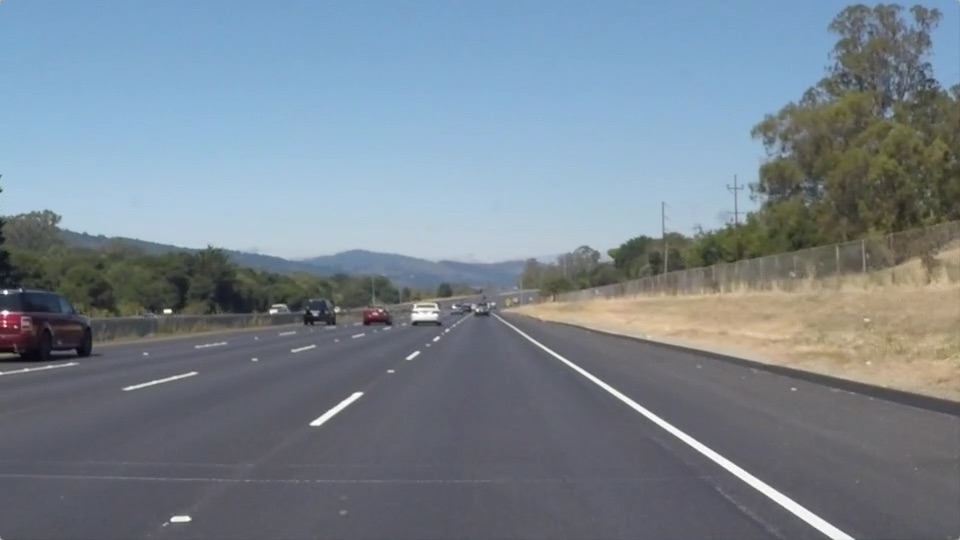
#> input picture 1. Line Lane Detection/test_images/solidWhiteRight.jpg, 960 x 540 px, given in place of solidWhiteRight.png, which was not available
$ jupyter execute --allow-errors '1 - Line Lane Detection.ipynb'   (shell and % lines are left out)   (text cells are left out)
#> lines starting #> are read from the running program, lines starting #| are printed output that depends on the picture; after the words box and inside, x2 and y2 are one past the last pixel; in counts of white or black regions, pixels touching at a corner belong together; pictures that were not available may be replaced by others from this repository, and a replacement may not be noted
[cell 1]
#!pip install PyGitHub

[cell 2]
# @hidden_cell
from github import Github
# First create a Github instance:
#> (the rest of this cell did not finish here and is left out)

#> (a cell that did not finish here is left out)

#> (a cell that did not finish here is left out)

#> (a cell that did not finish here is left out)

[cell 6]
#importing some useful packages
import matplotlib.pyplot as plt
import matplotlib.image as mpimg
import numpy as np
import cv2

[cell 7]
#reading in an image
image = (mpimg.imread('https://github.com/aruizga7/SelfDrivingCar/raw/master/Project%201/test_images/solidWhiteRight.png')*255).astype('uint8')
#printing out some stats and plotting
print('This image is:', type(image), 'with dimesions:', image.shape)
#| This image is: <class 'numpy.ndarray'> with dimesions: (540, 960, 3)
plt.imshow(image)  #call as plt.imshow(gray, cmap='gray') to show a grayscaled image

[cell 8]
import math

def grayscale(img):
    """Applies the Grayscale transform
    This will return an image with only one color channel
    but NOTE: to see the returned image as grayscale
    you should call plt.imshow(gray, cmap='gray')"""
    return cv2.cvtColor(img, cv2.COLOR_RGB2GRAY)

def canny(img, low_threshold, high_threshold):
    """Applies the Canny transform
    Canny recommends a upper:lower ratio between 2:1 and 3:1"""
    return cv2.Canny(img, low_threshold, high_threshold)

def gaussian_blur(img, kernel_size):
    """Applies a Gaussian Noise kernel"""
    return cv2.GaussianBlur(img,(kernel_size, kernel_size), 0)

def region_of_interest(img, vertices):
    """
    Applies an image mask.

    Only keeps the region of the image defined by the polygon
    formed from `vertices`. The rest of the image is set to black.
    """
    #defining a blank mask to to start with
    mask = np.zeros_like(img)

    #defining a 3 channel or 1 channle color to fill the mask with depending on the input image
    if len(img.shape) > 2:
        channel_count = img.shape[2]  # i.e. 3 or 4 depending on your image
        ignore_mask_color = (255,) * channel_count
    else:
        ignore_mask_color = 255

    #filling pixels inside the polygon defined by "vertices" with the fill color
    cv2.fillPoly(mask, vertices, ignore_mask_color)

    #returning the image only where mask pixels are nonzero
    masked_image = cv2.bitwise_and(img, mask)
    return masked_image

def draw_lines(img, lines, color=[255, 0, 0], thickness=2):
    """
    NOTE: this is the function you might want to use as a starting point once you want to
    average/extrapolate the line segments you detect to map out the full
    extent of the lane (going from the result shown in raw-lines-example.mp4
    to that shown in P1_example.mp4).

    Think about things like separating line segments by their
    slope ((y2-y1)/(x2-x1)) to decide which segments are part of the left
    line vs. the right line.  Then, you can average the position of each of
    the lines and extrapolate to the top and bottom of the lane.

    This function draws `lines` with `color` and `thickness`.
    Lines are drawn on the image inplace (mutates the image).
    If you want to make the lines semi-transparent, think about combining
    this function with the weighted_img() function below
    """
    #collect y-min and y-max using for left and right lines
    #look for (-) slope for left lines and (+) slope for right lines
    ymin_left, ymin_right = [], []
    ymax_left, ymax_right = [], []

    xmin_left, xmin_right = 0, int(img.shape[1]/2)+20
    xmax_left, xmax_right = int(img.shape[1]/2)-20, img.shape[1]

    for line in lines:
        for x1,y1,x2,y2 in line:
            slope = ((y2-y1)/(x2-x1))
            intercept = y1 - slope * x1
            if slope < 0:   # negative slope: line coordinates belongs to left line
                ymin_left += [intercept]
                ymax_left += [slope * xmax_left + (intercept)]
            elif slope > 0: # positive slope: line coordinates belongs to right line
                ymin_right += [slope * xmin_right + (intercept)]
                ymax_right += [slope * xmax_right + (intercept)]

    #compute average ymin and ymax for left and right lines
    avg_ymin_left, avg_ymin_right = np.mean(ymin_left), np.mean(ymin_right)
    avg_ymax_left, avg_ymax_right = np.mean(ymax_left), np.mean(ymax_right)

    #draw left and right lines
    if (ymin_left and ymax_left):       #safe gaurds for empty NaN mean
        cv2.line(img, (xmin_left, int(avg_ymin_left)), (xmax_left, int(avg_ymax_left)), color, thickness)
    if (ymin_right and ymax_right):     #safe gaurds for empty NaN mean
        cv2.line(img, (xmin_right, int(avg_ymin_right)), (xmax_right, int(avg_ymax_right)), color, thickness)

def hough_lines(img, rho, theta, threshold, min_line_len, max_line_gap):
    """
    `img` should be the output of a Canny transform.

    Returns an image with hough lines drawn.
    """
    lines = cv2.HoughLinesP(img, rho, theta, threshold, np.array([]), minLineLength=min_line_len, maxLineGap=max_line_gap)
    line_img = np.zeros((*img.shape,3), dtype=np.uint8)
    draw_lines(line_img, lines, thickness=8)
    return line_img

#python 3 has support for cool math symbols

def weighted_img(img, initial_img, α=0.8, β=1., λ=0.):
    """
    `img` is the output of the hough_lines(), An image with lines drawn on it.
    Should be a blank image (all black) with lines drawn on it.

    `initial_img` should be the image before any processing.

    The result image is computed as follows:

    initial_img * α + img * β + λ
    NOTE: initial_img and img must be the same shape!
    """
    return cv2.addWeighted(initial_img, α, img, β, λ)

[cell 9]
# I don't use a file system
#import os
#os.listdir("test_images/")

array_of_images = ['https://github.com/aruizga7/SelfDrivingCar/raw/master/Project%201/test_images/solidWhiteCurve.png',
 'https://github.com/aruizga7/SelfDrivingCar/raw/master/Project%201/test_images/solidYellowCurve.png',
 'https://github.com/aruizga7/SelfDrivingCar/raw/master/Project%201/test_images/solidYellowLeft.png',
 'https://github.com/aruizga7/SelfDrivingCar/raw/master/Project%201/test_images/solidWhiteCurve.png',
 'https://github.com/aruizga7/SelfDrivingCar/raw/master/Project%201/test_images/solidWhiteRight.png',
 'https://github.com/aruizga7/SelfDrivingCar/raw/master/Project%201/test_images/whiteCarLaneSwitch.png']
print(array_of_images)

[cell 10]
def read_image(file_name):
    '''
    Function reads image base on file type
    '''
    image = (mpimg.imread(file_name)*255).astype('uint8')
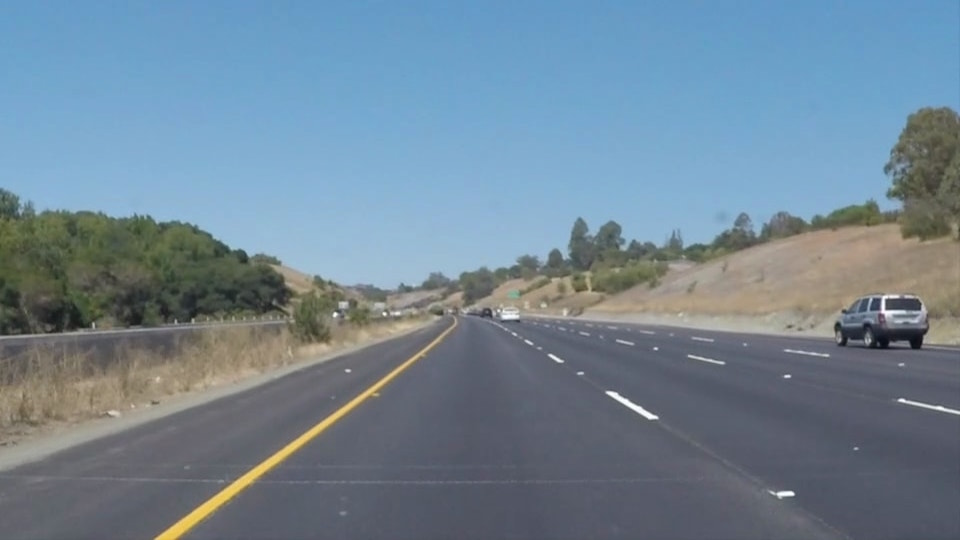
#> input picture 1. Line Lane Detection/test_images/solidYellowCurve.jpg, 960 x 540 px, given in place of solidYellowCurve.png, which was not available
    return image

def lane_finder(image):
    '''
    Function applies Canny Edge Detection and Hough Transform
    to draw lanes on the road in an image.
    '''
    #gray scale image
    gray = grayscale(image)

    #define kernel size apply Gaussian Smoothing
    kernel_size = 5
    blur_gray = gaussian_blur(gray, kernel_size)

    #define parameters for Canny Edge Detection and apply
    low_threshold = 50
    high_threshold = 150
    edges = canny(blur_gray, low_threshold, high_threshold)

    #create a masked edges image to isolate the region of interest
    image_height = image.shape[0]
    image_width = image.shape[1]

    #define vertices of the masking polygon
    v1 = (0, image_height)
    v2 = (int(image_width/2 - image_width*.01), image_height/2 + int(image_height*.08))
    v3 = (int(image_width/2 + image_width*.01), image_height/2 + int(image_height*.08))
    v4 = (image_width, image_height)
    vertices = np.array([[v1, v2, v3, v4]], dtype=np.int32)

    #apply mask
    masked_edges = region_of_interest(edges, vertices)
#> in region_of_interest, `masked_image = cv2.bitwise_and(img, mask)`:
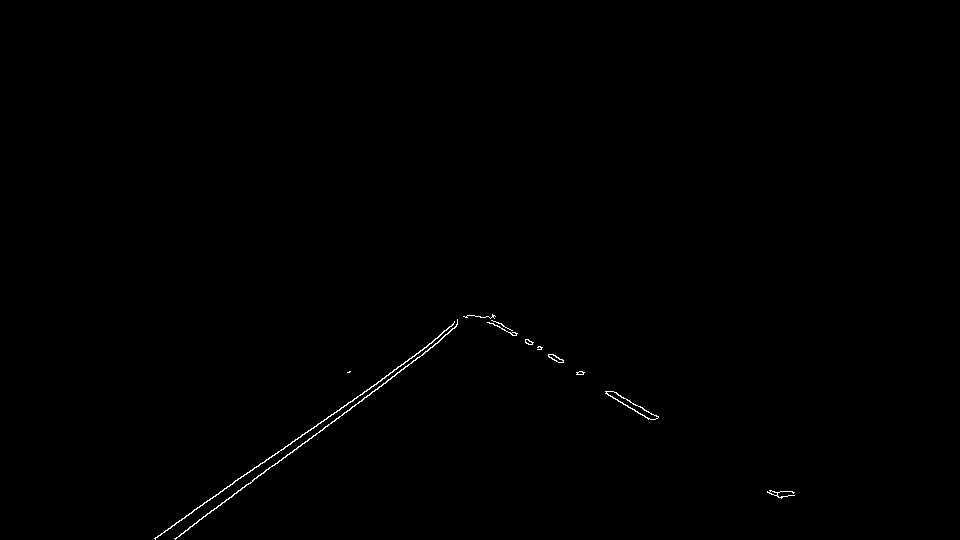
#> masked_image: shape (540, 960); 0.28% white in thin lines or dots, all inside (x1, y1, x2, y2) = (154, 314, 795, 540)

    #define the Hough Transform parameters
    rho = 2
    theta = np.pi/180
    threshold = 15
    min_line_length = 45
    max_line_gap = 15

    #run Hough Transform on the edge detected image to find lines
    lines = hough_lines(masked_edges, rho, theta, threshold, min_line_length, max_line_gap)
#> in hough_lines, `lines = cv2.HoughLinesP(img, rho, theta, threshold, np.array([]), minL..`: lines = [[277, 463, 439, 341], [154, 538, 422, 350], [605, 391, 650, 419], [488, 316, 563, 361], [480, 316, 560, 362], [174, 538, 220, 505], [613, 391, 658, 417], [384, 378, 464, 316], [246, 484, 302, 444], [492, 320, 539, 349], [499, 323, 582, 374]]
#> the loop in draw_lines, `for line in lines:` made 11 passes
#> after the loop in draw_lines, `for line in lines:`: ymax_left = [325.2, 323.3, 332.8, 319.1, 331.1]; ymax_right = [611.9, 599.2, 592, 591.5, 608.8, 606.3]; ymin_left = [671.6, 646, 662.8, 675.6, 659.7]; ymin_right = [325.7, 323.2, 327.5, 325.7, 324.9, 323.6]
#> in draw_lines, `avg_ymin_left, avg_ymin_right = np.mean(ymin_left), np.mean(ymin_right)`: avg_ymin_left = 663.2; avg_ymin_right = 325.1
#> in draw_lines, `avg_ymax_left, avg_ymax_right = np.mean(ymax_left), np.mean(ymax_right)`: avg_ymax_left = 326.3; avg_ymax_right = 601.6

    #draw the lines on the original image
    lane_lines = weighted_img(lines, image)
    return lane_lines

[cell 11]
test_images = array_of_images
image=test_images[1]
plt.imshow(lane_finder(read_image(image)))

[cell 12]
#PATH = "test_images/"

#process all test images
output_images = []
for image in test_images:
    print(image)
    plt.figure()
    plt.figure().text(.35,.1,image)
    plt.axis('off')
    plt.imshow(lane_finder(read_image(image)))
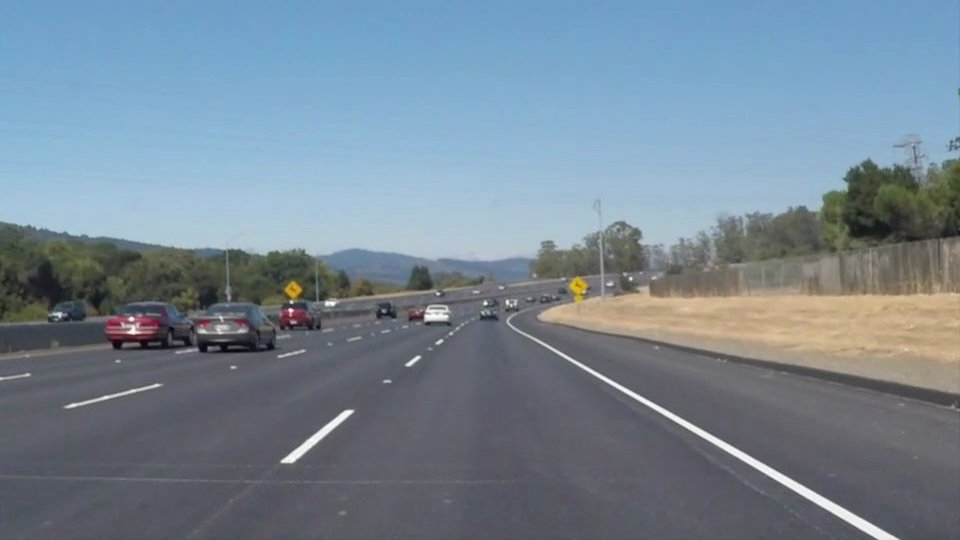
#> input picture 1. Line Lane Detection/test_images/solidWhiteCurve.jpg, 960 x 540 px, given in place of solidWhiteCurve.png, which was not available
#> in read_image (call 2), `image = (mpimg.imread(file_name)*255).astype('uint8')`:
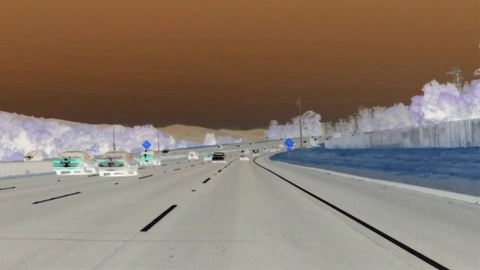
#> image: shape (540, 960, 3) (shown at 1/2 size); mean R, G, B 137.5, 121.5, 107.9
#> in grayscale (call 2), `return cv2.cvtColor(img, cv2.COLOR_RGB2GRAY)`:
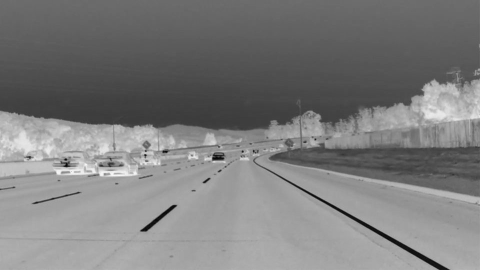
#> returned value: shape (540, 960) (shown at 1/2 size); min 1, max 251, mean 124.8
#> in region_of_interest (call 2), `masked_image = cv2.bitwise_and(img, mask)`:
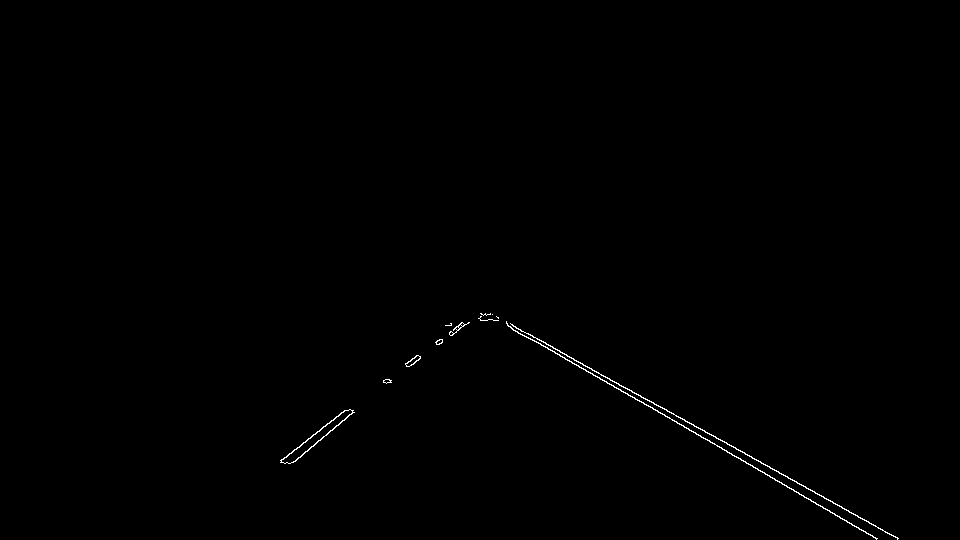
#> masked_image: shape (540, 960); 0.32% white in thin lines or dots, all inside (x1, y1, x2, y2) = (280, 313, 899, 540)
#> call 2 of draw_lines, with lines = array of shape (12, 1, 4), thickness = 8
#> the loop in draw_lines (call 2), `for line in lines:` made 12 passes
#> line on passes 1 to 8: [[490, 313, 897, 538]], [[758, 470, 876, 539]], [[548, 349, 669, 417]], [[294, 449, 349, 409]], [[607, 383, 721, 447]], [[307, 451, 353, 410]], [[651, 401, 897, 537]], [[732, 455, 781, 482]]
#> after the loop in draw_lines (call 2), `for line in lines:`: ymax_left = [328.3, 314.6]; ymax_right = [572.8, 588.1, 580.5, 581.2, 571.8, 580.6, 591, 584.7, 581.8, 581.4]; ymin_left = [662.8, 724.6]; ymin_right = [318.5, 319.1, 322, 322.9, 317.5, 327.2, 321, 324.4, 320.8, 324.4]
#> in draw_lines (call 2), `avg_ymin_left, avg_ymin_right = np.mean(ymin_left), np.mean(ymin_right)`: avg_ymin_left = 693.7; avg_ymin_right = 321.8
#> in draw_lines (call 2), `avg_ymax_left, avg_ymax_right = np.mean(ymax_left), np.mean(ymax_right)`: avg_ymax_left = 321.5; avg_ymax_right = 581.4
#> in draw_lines (call 2), `cv2.line(img, (xmin_right, int(avg_ymin_right)), (xmax_right, int(avg_..`:
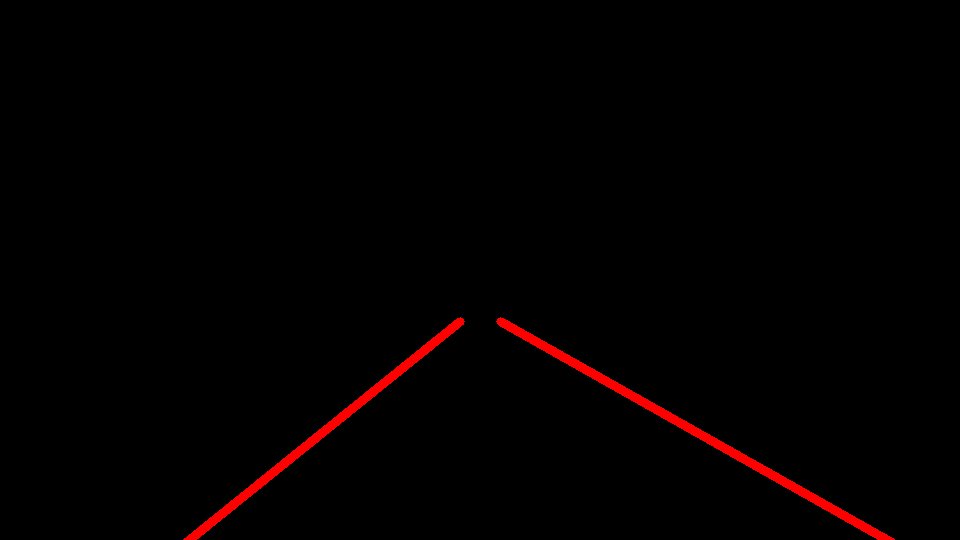
#> img: shape (540, 960, 3); mean of channels 0, 1, 2 3.5, 0, 0; drawn as R, G, B
#> call 2 of weighted_img, with α = 0.8, β = 1, λ = 0
#> in weighted_img (call 2), `return cv2.addWeighted(initial_img, α, img, β, λ)`:
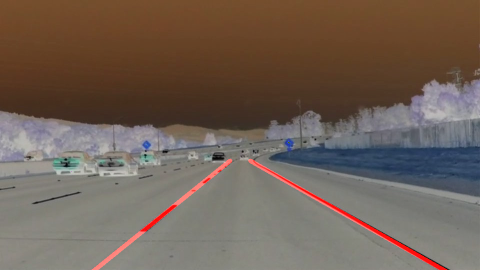
#> returned value: shape (540, 960, 3) (shown at 1/2 size); mean of channels 0, 1, 2 112.4, 97.2, 86.3; drawn as R, G, B
#> pass 3 of the loop `for image in test_images:`:
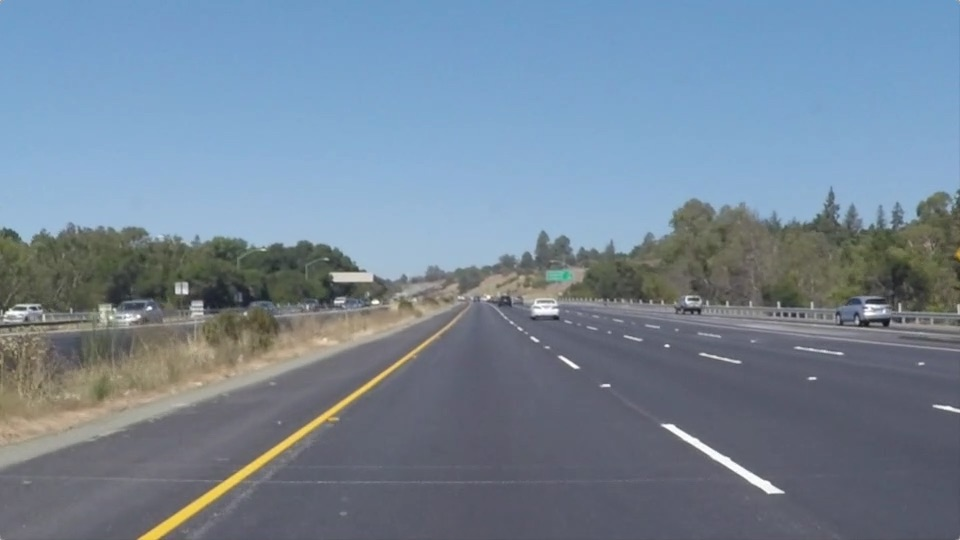
#> input picture 1. Line Lane Detection/test_images/solidYellowLeft.jpg, 960 x 540 px, given in place of solidYellowLeft.png, which was not available
#> in region_of_interest (call 4), `masked_image = cv2.bitwise_and(img, mask)`:
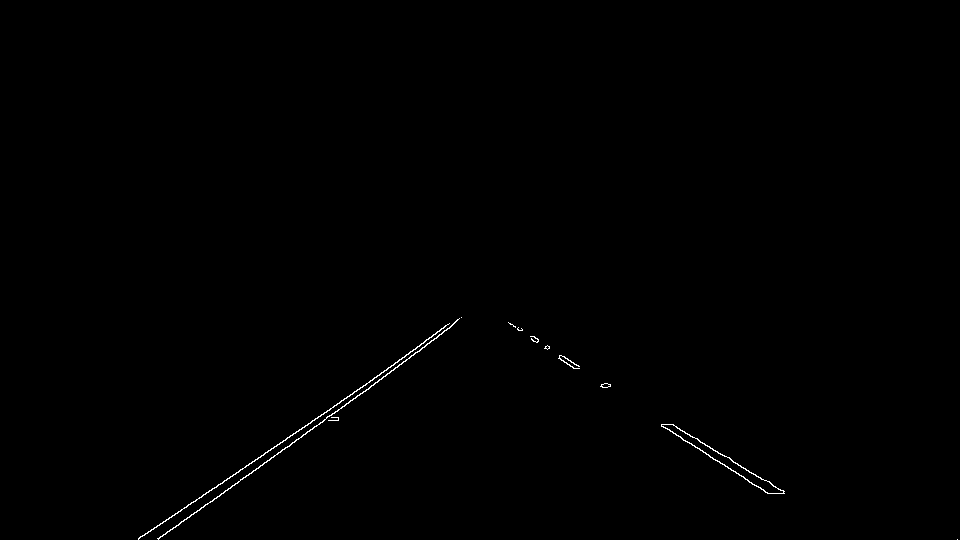
#> masked_image: shape (540, 960); 0.31% white in thin lines or dots, all inside (x1, y1, x2, y2) = (138, 317, 958, 540)
#> lines = 15 rows, first 6: [158, 539, 357, 395], [138, 539, 329, 410], [138, 538, 386, 370], [670, 424, 737, 463], [661, 425, 731, 470], [337, 411, 454, 323]
#> in weighted_img (call 4), `return cv2.addWeighted(initial_img, α, img, β, λ)`:
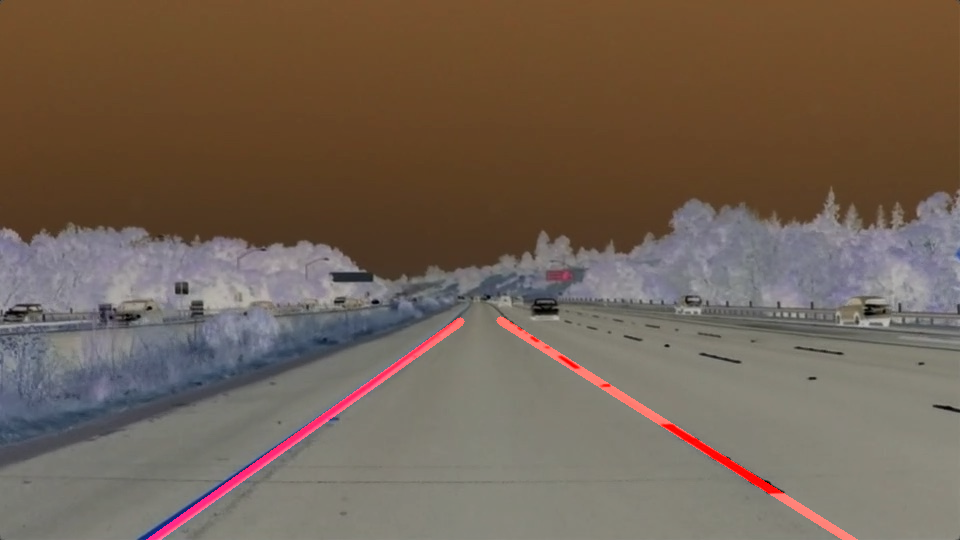
#> returned value: shape (540, 960, 3); mean of channels 0, 1, 2 114.1, 97.9, 84.2; drawn as R, G, B
#> the loop made 6 passes; the first 3 are shown
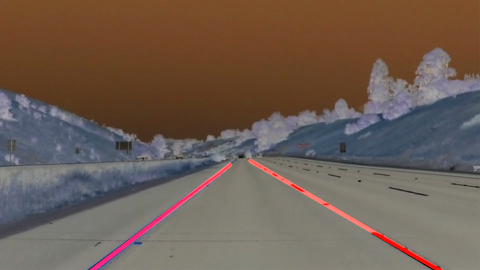
#> shown: shape (540, 960, 3) (shown at 1/2 size); mean R, G, B 110.4, 93.3, 82.5

[cell 13]
#!pip install moviepy
#!pip install ffmpeg-normalize
#!sudo apt-get install ffmpeg

[cell 14]
# Import everything needed to edit/save/watch video clips
#from moviepy.editor import VideoFileClip
#from moviepy.editor import *
from IPython.display import HTML

[cell 15]
# [5 lines left out: function process_image, not called in this run]

[cell 16]
white_output = 'white.mp4'
#> white_output = 'white.mp4'
#> (the rest of this cell did not finish here and is left out)
